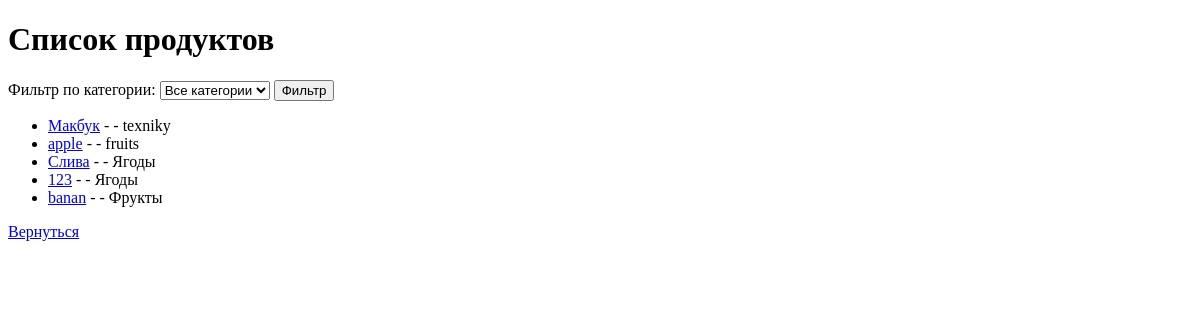
/product_list/ (signed in), run on an earlier commit of the app's database.
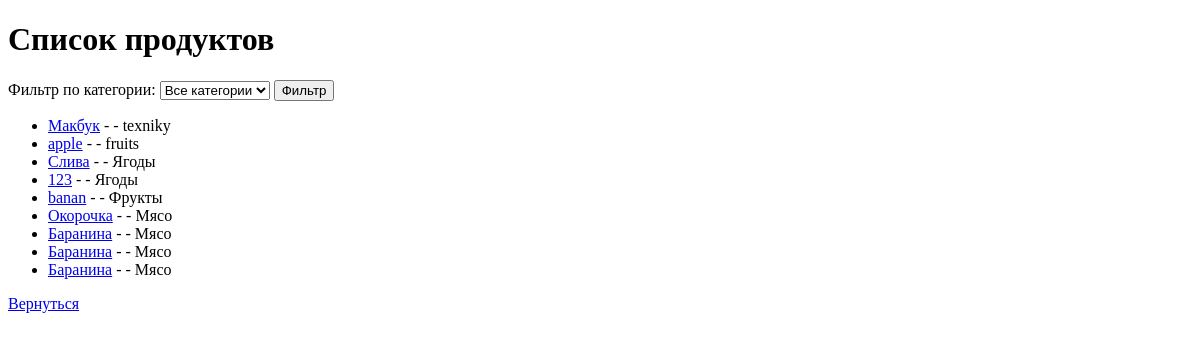
And on a later commit of the database.
### main/models.py (models this page shows, shortened)
class Product(models.Model):
    name = models.CharField(max_length=55)
    description = models.TextField()
    category = models.CharField(max_length=55)
    cena = models.IntegerField()
    slug = models.SlugField(unique=True, blank=True)

### main/views.py (the view)
# urls.py: path('product_list/', product_list, name='product_list'),
@login_required
def product_list(request):
    selected_category = request.GET.get('category')
    products = Product.objects.all()
    if selected_category:
        products = products.filter(category=selected_category)
    categories = Product.objects.values_list('category', flat=True).distinct()
    return render(request, 'product_list.html', {
        'products': products,
        'categories': categories,
        'selected_category': selected_category
    })

### templates/product_list.html (shortened to what this page needs)
<!DOCTYPE html>
<html>
<head>
</head>
<body>
    <h1>Список продуктов</h1>
    <form method="get" action="{% url 'product_list' %}">
        <label for="category">Фильтр по категории:</label>
        <select id="category" name="category">
            <option value="">Все категории</option>
        </select>
        <button type="submit">Фильтр</button>
    </form>
    <ul>
        {% for product in products %}
            <li>
                <a href="{% url 'product_detail' product.slug %}">{{ product.name }}</a> - {{ product.price }} - {{ product.category }}
            </li>
        {% empty %}
            <li>Продуктов не найдено</li>
        {% endfor %}
    </ul>
    <a href="{% url 'home' %}">Вернуться</a>
</body>
</html>

What changed in the data, as far as the page shows it:
added Product: name "Окорочка", category "Мясо"
added Product: name "Баранина", category "Мясо"
added Product: name "Баранина", category "Мясо"
added Product: name "Баранина", category "Мясо"
